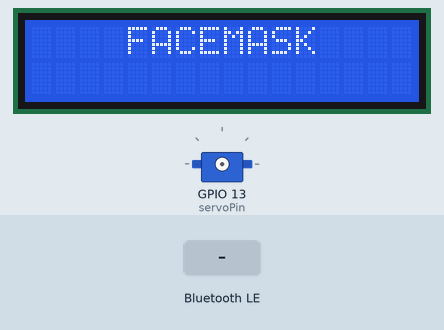
This sketch was run on a simulated ESP32. Parts: 16×2 character LCD, servo. The inputs (shaded band) are chosen by the test bench. Nothing arrives over Bluetooth unless stated; the audio player accepts every command and is not drawn; a phone connects over Bluetooth LE 3 s after start; what the sketch prints to the serial monitor is not drawn.

Above: at 0.1 s.
At 1.9 s:
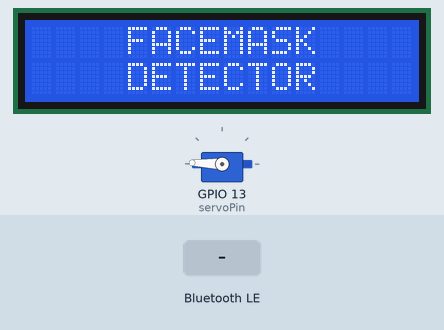
2.0 s: Bluetooth LE write "0" received
At 23.3 s:
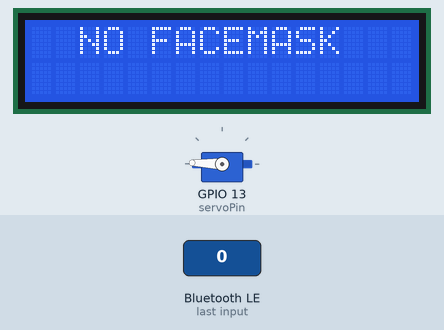
Timing chart, 0 to 23.7 s (numbered marks = the images above; inputs shaded):
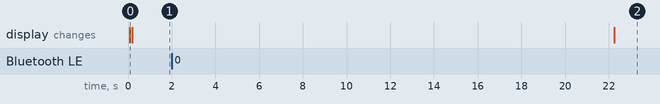

Measured:
- after the input at 2.0 s, the display: changes after 20.2 s (image 2)

The sketch:

facemask-esp32.ino
```cpp
#include <ESP32Servo.h>
#include <BLEDevice.h>
#include <BLEUtils.h>
#include <BLEServer.h>
#include <Wire.h>
#include <LiquidCrystal_I2C.h>
#include "DFRobotDFPlayerMini.h"


#define uS_TO_S_FACTOR 1000000 /* Conversion factor for micro seconds to seconds */
#define TIME_TO_SLEEP 60 /* Time ESP32 will go to sleep (in seconds) */

// Define digital pins

#define SERVICE_UUID        "91e8811b-184e-4f7f-bf3e-c834af88d46f"
#define CHARACTERISTIC_UUID "7325577d-a662-4789-bc62-24dfb14e5759"

// set the LCD number of columns and rows
int lcdColumns = 16;
int lcdRows = 2;

// set LCD address, number of columns and rows
// if you don't know your display address, run an I2C scanner sketch
LiquidCrystal_I2C lcd(0x27, lcdColumns, lcdRows);

DFRobotDFPlayerMini player;

Servo myservo;
int servoPin = 13;
bool deviceConnected = false;
BLEServer* pServer = NULL;

void Lcd_main()
{
  lcd.setCursor(4, 0);
  lcd.print("FACEMASK");
  delay(100);
  lcd.setCursor(4, 1);
  lcd.print("DETECTOR");

}

void Lcd_no_facemask()
{
  lcd.setCursor(1, 0);
  lcd.print(" NO FACEMASK");

}
void Lcd_come_in()
{
  lcd.setCursor(1, 0);
  lcd.print("FACEMASK OK");

}


class MyServerCallbacks: public BLEServerCallbacks {
    void onConnect(BLEServer* pServer) {
      deviceConnected = true;
      BLEDevice::startAdvertising();
    };

    void onDisconnect(BLEServer* pServer) {
      deviceConnected = false;
    }
};


class MyCallbacks: public BLECharacteristicCallbacks {
    void onWrite(BLECharacteristic *pCharacteristic) {
      String temp = pCharacteristic->getValue().c_str();
      Serial.println(" ");
      Serial.println(temp);
      lcd.clear();
      if (temp == "0") {
        Serial.println("Facemask OFF");
         lcd.clear();
        Lcd_no_facemask();
           player.play(3);
          delay(3000);
        for (int x = 178; x > 0; --x) {
          myservo.write(x);
          delay(20);
        }
        delay(10000);
        for (int x = 0; x < 179; x++) {
          myservo.write(x);
          delay(20);
        }

      }
      else if (temp == "1") {
        Serial.println("Facemask ON");
     lcd.clear();
    Lcd_come_in();
       player.play(1);
         delay(10000);
        lcd.clear();
       Lcd_main();
       delay(1000);
           player.play(2);
           delay(5000);
            }
       else {
         //Serial.println("Main");
        Lcd_main();
        delay(1000);
        player.play(2);
       delay(5000);
      }
      //delay(500);
    }
};

void startBLE() {
  BLEDevice::init("Facemaskdispenser");
  pServer = BLEDevice::createServer();
  pServer->setCallbacks(new MyServerCallbacks());
  BLEService *pService = pServer->createService(SERVICE_UUID);
  BLECharacteristic *pCharacteristic = pService->createCharacteristic(
                                         CHARACTERISTIC_UUID,
                                         BLECharacteristic::PROPERTY_READ |
                                         BLECharacteristic::PROPERTY_WRITE
                                       );

  pCharacteristic->setValue("Hello From Dispenser 1");
  pCharacteristic->setCallbacks(new MyCallbacks());
  pService->start();
  // BLEAdvertising *pAdvertising = pServer->getAdvertising();  // this still is working for backward compatibility
  BLEAdvertising *pAdvertising = BLEDevice::getAdvertising();
  pAdvertising->addServiceUUID(SERVICE_UUID);
  pAdvertising->setScanResponse(true);
  pAdvertising->setMinPreferred(0x06);  // functions that help with iPhone connections issue
  pAdvertising->setMinPreferred(0x12);
  BLEDevice::startAdvertising();
}

void setup(void)
{
  Serial.begin(9600);
  startBLE();
  Serial.println("BLE OK");
   lcd.init();
  lcd.backlight();
  lcd.clear();
  Lcd_main();
   Serial2.begin(9600); // Init serial port for DFPlayer Mini
  // Start communication with DFPlayer Mini
    Serial.println("Connecting to DFplayer");
  while (!player.begin(Serial2))
  {
      Serial.print(".");
      delay(1000);
  }
  Serial.println(" DFplayer connected!");
  player.volume(28); // Set volume to maximum (0 to 30).
  player.play(2);

  ESP32PWM::allocateTimer(0);
  ESP32PWM::allocateTimer(1);
  ESP32PWM::allocateTimer(2);
  ESP32PWM::allocateTimer(3);
  myservo.setPeriodHertz(50);    // standard 50 hz servo
  myservo.attach(servoPin, 1000, 2000); // attaches the servo on pin 18 to the servo object
  myservo.write(178);

}

void loop(void)
{
  delay(100);
}
```
